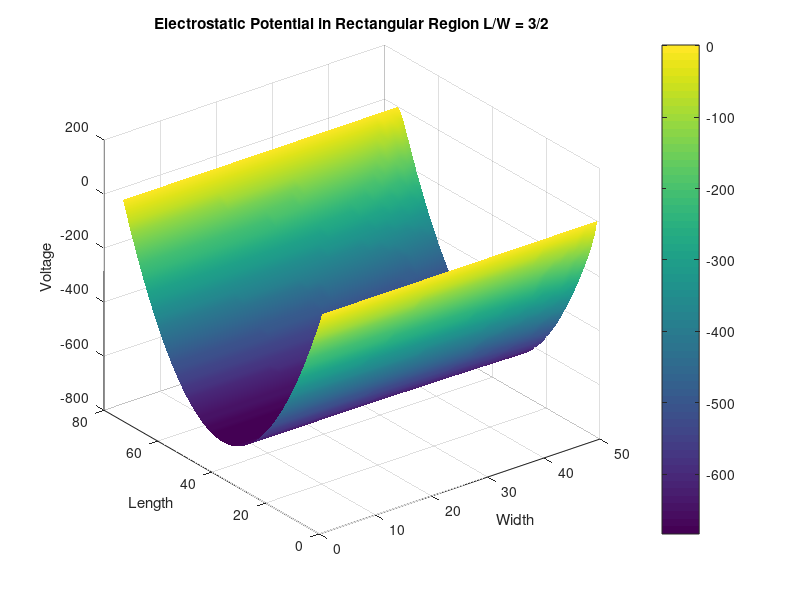
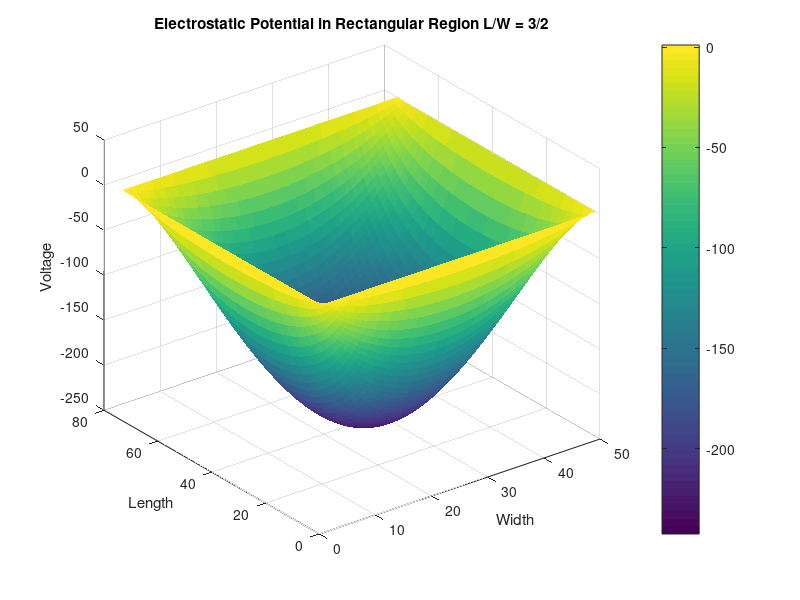

These charts were generated, in order, by the following MATLAB code:


%%%%%%%%%%%% Harmonic Wave Equation in 2D FD and Modes %%%%%%%%%%%%
% By David, Patrobas, Andrew and Xiaochen
% Febuary 24th, 2019
% Assignment 2
% Patrobas Adewumi
global C;
C.q_0 = 1.60217653e-19;             % electron charge
C.hb = 1.054571596e-34;             % Dirac constant
C.h = C.hb * 2 * pi;                    % Planck constant
C.m_0 = 9.10938215e-31;             % electron mass
C.kb = 1.3806504e-23;               % Boltzmann constant
C.eps_0 = 8.854187817e-12;          % vacuum permittivity
C.mu_0 = 1.2566370614e-6;           % vacuum permeability
C.c = 299792458; % speed of light

nx = 75;
L = nx;% length
ny = 50;
W = ny; % width

dx = 1;
dy = 1;
G = sparse(nx*ny, ny*nx);
V = ones(nx*ny,1);
alpha = (C.hb^2) / (2 * C.m_0);

map = @(i,j) j + (i - 1)*ny;

%%%%%%%%%%%%%%%%%%%%%%% Part a %%%%%%%%%%%%%%%%%%%%%%%%%%%%%%%%%
% Set boundary conditions 

for i=1:nx
    for j=1:ny
        n = map(i,j);
        nxm = map(i-1,j);
        nxp = map(i+1,j);
        nym = map(i,j-1);
        nyp = map(i,j+1);
        
        % when Length = 0 (V = Vo)
        if i == 1
            G(n,:) = 0;
            G(n,n) = 1;
            V(n) = 1;
        % When lenght is some given length, L (V = 0)
        elseif i == nx
            G(n,:) = 0;
            G(n,n) = 1;
            V(n) = 0;
        elseif (j == 1 || j == ny)
            G(n,:) = 0;
            G(n,n) = -3;
            G(n,nxm) = 1;
            G(n,nxp) = 1;
            G(n,nyp) = 1;
        else
            G(n,:) = 0;
            G(n,n) = -4;
            G(n,nxm) = 1;
            G(n,nxp) = 1;
            G(n,nym) = 1;
            G(n,nyp) = 1;

        end
    end
end


% GV = F Solve for F
F = G\V;
surfs_up = zeros(nx,ny);
for i = 1:nx
    for j = 1:ny
        n = map(i,j);
        surfs_up(i,j) = F(n);
    end
end

figure(1)
surf(surfs_up)
% I am a simple man and so is the colormap
colormap default
shading interp
colorbar

title('Electrostatic Potential in Rectangular Region L/W = 3/2')
xlabel('Width')
ylabel('Length')
zlabel('Voltage')

%%%%%%%%%%%%%%%%%%%%%%% Part b %%%%%%%%%%%%%%%%%%%%%%%%%%%%%%%%%
% Set boundary conditions

for i=1:nx
  
    for j=1:ny
        n = map(i,j);
        nxm = map(i-1,j);
        nxp = map(i+1,j);
        nym = map(i,j-1);
        nyp = map(i,j+1);
        
     
        if i == 1
            G(n,:) = 0;
            G(n,n) = 1;
            V(n) = 1;
       
        elseif i == nx
            G(n,:) = 0;
            G(n,n) = 1;
            V(n) = 1;
        elseif j == 1
            G(n,:) = 0;
            G(n,n) = 1;
            V(n) = 0;
        elseif j == ny
            G(n,:) = 0;
            G(n,n) = 1;
            V(n) = 0;
        else
            G(n,:) = 0;
            G(n,n) = -4;
            G(n,nxm) = 1;
            G(n,nxp) = 1;
            G(n,nym) = 1;
            G(n,nyp) = 1;
        end
    end
end

% GV = F Solve for F
F = G\V;
% Set up a surf plot
surfs_up = ones(nx,ny);
for i = 1:nx
    for j = 1:ny
        n = map(i,j);
        surfs_up(i,j) = F(n);
    end
end

figure(2)
surf(surfs_up)
% I am a simple man and so is the colormap
colormap default
shading flat
colorbar

title('Electrostatic Potential in Rectangular Region L/W = 3/2')
xlabel('Width')
ylabel('Length')
zlabel('Voltage')


%% Publish this report 
% Meshing becomes an accurate tool when the amount of points used becomes near infinite
% Analytical solutions can be obtained exactly with pencil and paper;
% Numerical solutions cannot be obtained exactly in finite time and typically cannot be solved using pencil and paper.

% These distinctions, however, can vary. There are increasingly many theorems 
% and equations that can only be solved using a computer; however, the computer 
% doesn't do any approximations, it simply can do more steps than any human can ever hope to do without error. 
 
% In numerical computing, we specify a problem, and then crunch numbers in a very well-defined, carefully-constructed order. 
% If we are very careful about the way in which the numbers are crunched, 
% we can guarantee that the result is only slightly inaccurate, and usually close enough for its intended purpose.
% Numerical solutions very rarely can contribute to proofs of new ideas. 
% Analytic solutions are generally considered to be "stronger". 
% The thinking goes that if we can get an analytic solution, it is exact, 
% and then if we need a number at the end of the day, we can just plug numbers into the analytic solution.  
% However, even if analytic solutions can be found, they might not be able to be computed quickly. 
% As a result, numerical approximation will never go away, and both approaches contribute holistically to the fields of mathematics and quantitative sciences.
